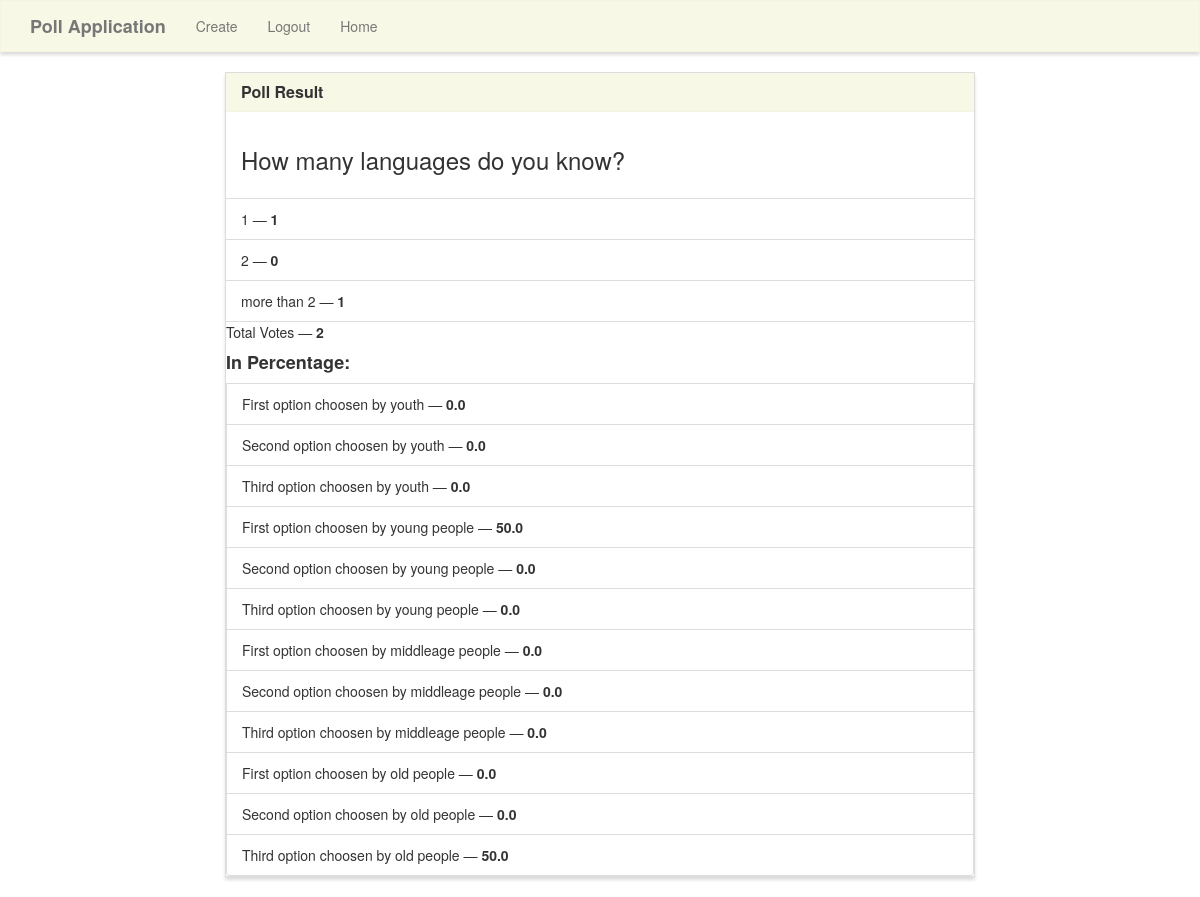
Screenshot of /results/2 (signed in) with the database file from the repository.
### poll/models.py (models this page shows)
class Poll(models.Model):
    question = models.TextField()
    first_option = models.CharField(max_length=40)
    second_option = models.CharField(max_length=40)
    third_option  = models.CharField(max_length=40)
    first_option_count_youth = models.IntegerField(default = 0)
    second_option_count_youth = models.IntegerField(default = 0)
    third_option_count_youth = models.IntegerField(default = 0)
    first_option_count_youngpeople = models.IntegerField(default = 0)
    second_option_count_youngpeople = models.IntegerField(default = 0)
    third_option_count_youngpeople = models.IntegerField(default = 0)
    first_option_count_middleagepeople = models.IntegerField(default = 0)
    second_option_count_middleagepeople = models.IntegerField(default = 0)
    third_option_count_middleagepeople = models.IntegerField(default = 0)
    first_option_count_oldpeople = models.IntegerField(default = 0)
    second_option_count_oldpeople = models.IntegerField(default = 0)
    third_option_count_oldpeople = models.IntegerField(default = 0)
    def first_option_result(self):
        return self.first_option_count_youth + self.first_option_count_youngpeople + self.first_option_count_middleagepeople + self.first_option_count_oldpeople
    def second_option_result(self):
        return self.second_option_count_youth + self.second_option_count_youngpeople + self.second_option_count_middleagepeople + self.second_option_count_oldpeople
    def third_option_result(self):
        return self.third_option_count_youth + self.third_option_count_youngpeople + self.third_option_count_middleagepeople + self.third_option_count_oldpeople
    def total(self):
        return self.first_option_count_youth + self.second_option_count_youth + self.third_option_count_youth + self.first_option_count_youngpeople + self.second_option_count_youngpeople + self.third_option_count_youngpeople + self.first_option_count_middleagepeople + self.second_option_count_middleagepeople + self.third_option_count_middleagepeople + self.first_option_count_oldpeople + self.second_option_count_oldpeople + self.third_option_count_oldpeople

### poll/views.py (the view)
# urls.py: path('results/<poll_id>', poll_views.results, name='results')
def results(request, poll_id):
    if request.user.is_superuser:
        poll = Poll.objects.get(pk=poll_id)
        context = {
            'poll' : poll
        }
        return render(request, 'poll/results.html', context)
    else:
        messages.warning(request, "Unfoturnately - this feature is only for admin!")
        return redirect('home')

### poll/templates/poll/results.html (shortened to what this page needs)
{% extends "poll/base.html" %}
{% load mathfilters %}
{% block main %}
<div class="row">
    <div class="col-lg-8 col-lg-offset-2">
        <div class="panel panel-default">
            <div class="panel-heading">
                <h3 class="panel-title">Poll Result</h3>
            </div>
            <div class="panel-body">
                <h3>{{ poll.question }}</h3>
            </div>
            <ul class="list-group">
                <li class="list-group-item">{{ poll.first_option }} &mdash; <strong>{{ poll.first_option_result }}</strong></li>
                <li class="list-group-item">{{ poll.second_option }} &mdash; <strong>{{ poll.second_option_result }}</strong></li>
                <li class="list-group-item">{{ poll.third_option }} &mdash; <strong>{{ poll.third_option_result }}</strong></li>
            </ul>
            <div class="panel-footer1">
                Total Votes &mdash; <strong>{{ poll.total }}</strong>
            </div>
            <div class="panel-footer2">
                <h4><b>In Percentage:</b></h4>
                <li class="list-group-item">First option choosen by youth &mdash; <strong>{{ poll.first_option_count_youth|div:poll.total|mul:100  }}</strong></li>
                <li class="list-group-item">Second option choosen by youth &mdash; <strong>{{ poll.second_option_count_youth|div:poll.total|mul:100  }}</strong></li>
                <li class="list-group-item">Third option choosen by youth &mdash; <strong>{{ poll.third_option_count_youth|div:poll.total|mul:100  }}</strong></li>
                <li class="list-group-item">First option choosen by young people &mdash; <strong>{{ poll.first_option_count_youngpeople|div:poll.total|mul:100  }}</strong></li>
                <li class="list-group-item">Second option choosen by young people &mdash; <strong>{{ poll.second_option_count_youngpeople|div:poll.total|mul:100  }}</strong></li>
                <li class="list-group-item">Third option choosen by young people &mdash; <strong>{{ poll.third_option_count_youngpeople|div:poll.total|mul:100  }}</strong></li>
                <li class="list-group-item">First option choosen by middleage people &mdash; <strong>{{ poll.first_option_count_middleagepeople|div:poll.total|mul:100  }}</strong></li>
                <li class="list-group-item">Second option choosen by middleage people &mdash; <strong>{{ poll.second_option_count_middleagepeople|div:poll.total|mul:100  }}</strong></li>
                <li class="list-group-item">Third option choosen by middleage people &mdash; <strong>{{ poll.third_option_count_middleagepeople|div:poll.total|mul:100  }}</strong></li>
                <li class="list-group-item">First option choosen by old people &mdash; <strong>{{ poll.first_option_count_oldpeople|div:poll.total|mul:100  }}</strong></li>
                <li class="list-group-item"> Second option choosen by old people &mdash; <strong>{{ poll.second_option_count_oldpeople|div:poll.total|mul:100  }}</strong></li>
                <li class="list-group-item">Third option choosen by old people &mdash; <strong>{{ poll.third_option_count_oldpeople|div:poll.total|mul:100  }}</strong></li>
            </div>
        </div>
    </div>
</div>
{% endblock %}

### poll/static/style.css (style rules this page uses)
.navbar-default, .btn, .form-control, .panel { border-radius: 0; }
.panel-default > .panel-heading { color: #333; background-color: rgba(245, 245, 220, .7); border-color: rgba(245, 245, 220, .6); border-top-left-radius: 0; border-top-right-radius: 0; }
.panel { box-shadow: 0px 3px 3px 0px #ddd; }
a.navbar-brand, .panel-title { font-weight: bolder; }

### rows the page displays
Poll: question "How many languages do you know?", first_option "1", first_option_result "1", second_option "2", second_option_result "0", third_option "more than 2", third_option_result "1", total "2", first_option_count_youth|div "0.0", second_option_count_youth|div "0.0", third_option_count_youth|div "0.0", first_option_count_youngpeople|div "50.0", second_option_count_youngpeople|div "0.0", third_option_count_youngpeople|div "0.0", first_option_count_middleagepeople|div "0.0", second_option_count_middleagepeople|div "0.0", third_option_count_middleagepeople|div "0.0", first_option_count_oldpeople|div "0.0", second_option_count_oldpeople|div "0.0", third_option_count_oldpeople|div "50.0"
